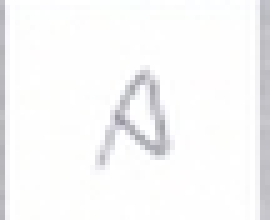
#> input picture a/1583859260274.jpg, 54 x 44 px (shown 5 times larger); its folder holds 4 pictures in this run
$ jupyter execute 'Resize images in a folder.ipynb'
#> lines starting #> are read from the running program, lines starting #| are printed output that depends on the picture
## This program resizes any cropped images into 40x40 pixel images

[cell 1]
import os
import cv2
import matplotlib.pyplot as plt

[cell 2]
def resizer(image):

    width = 40
    height = 40
    dim = (width, height)
    resized = cv2.resize(image, dim, interpolation = cv2.INTER_AREA)
    return resized

[cell 3]
def load_images_from_folder(folder):
#> called with folder = './a/'
    images = []
    for filename in os.listdir(folder):
        img = cv2.imread(os.path.join(folder,filename), cv2.IMREAD_UNCHANGED)
#> img is the input picture: shape (44, 54, 3); mean B, G, R 247.7, 247.2, 247.2
        if img is not None:
            images.append(img)
    return images

[cell 4]
collection = load_images_from_folder('./a/')
#collection = load_images_from_folder('your directory here')

## Preview

[cell 5]
collection[0].shape # before resize
#> Out = (44, 54, 3)

[cell 6]
plt.imshow(collection[0]) #before resize

[cell 7]
result = []

for i in range(len(collection)):
    #img = cv2.imread(collection[i], cv2.IMREAD_UNCHANGED)
    output = resizer(collection[i])
    result.append(output)
#> this loop made 4 passes
#> pass 1, in resizer, `resized = cv2.resize(image, dim, interpolation = cv2.INTER_AREA)`:
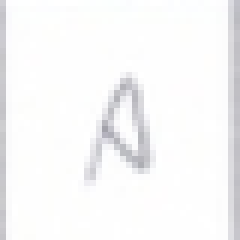
#> resized: shape (40, 40, 3) (shown 6 times larger); mean B, G, R 247.7, 247.2, 247.2
#> pass 2, in resizer (call 2), `resized = cv2.resize(image, dim, interpolation = cv2.INTER_AREA)`:
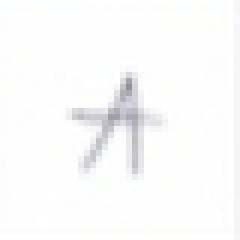
#> resized: shape (40, 40, 3) (shown 6 times larger); mean B, G, R 250.7, 250.6, 250.5
#> pass 3, in resizer (call 3), `resized = cv2.resize(image, dim, interpolation = cv2.INTER_AREA)`:
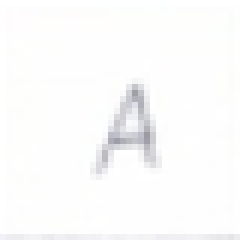
#> resized: shape (40, 40, 3) (shown 6 times larger); mean B, G, R 251.1, 251.1, 251.1

## Preview

[cell 8]
result[0].shape #after resizing
#> Out = (40, 40, 3)

[cell 9]
plt.imshow(result[0]) #after resizing

[cell 10]
print(os.listdir('./'))

Caution: make the `result` folder first before run cell below.

[cell 11]
for i in range(len(result)):
    filename = './result/image-'+str(i)+'.jpg'
    cv2.imwrite(filename, result[i])
